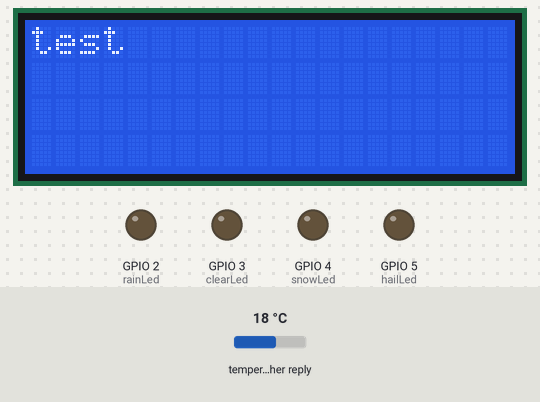
This sketch was run on a simulated ESP8266 (NodeMCU). Shown: 20×4 character LCD, output pins drawn as LEDs (lit = HIGH). The inputs (shaded band) are chosen by the test bench; at power-on: temperature in the weather reply 18 °C. WiFi joins after 1.5 s; servers stay silent unless stated; network time is answered at once with the bench clock; the local clock reads 2024-03-15 10:24:30 at power-on unless the sketch sets it; web services answer with replies made up by the test bench; what the sketch prints to the serial monitor is not drawn.

Above: at 0.1 s.
At 1.78 s:
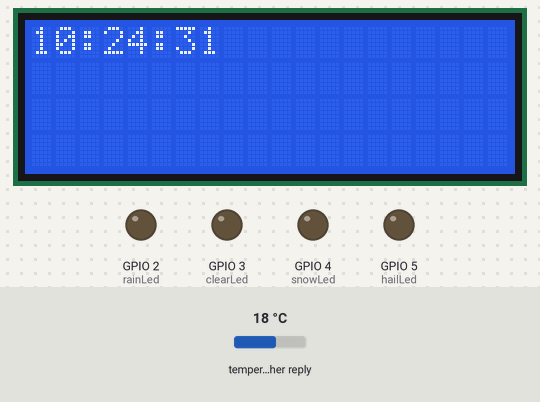
At 4.1 s:
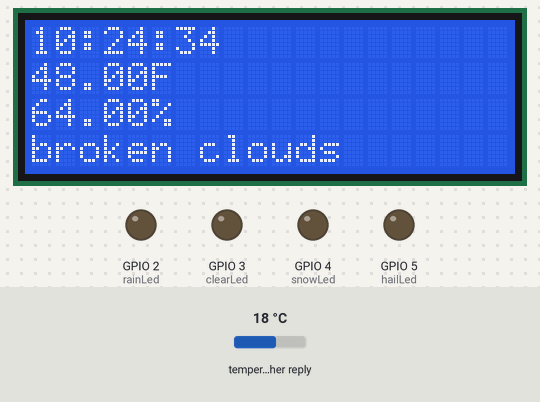
At 12.1 s:
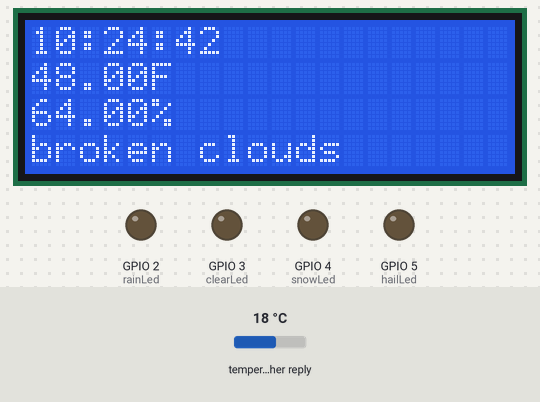
At 20.1 s:
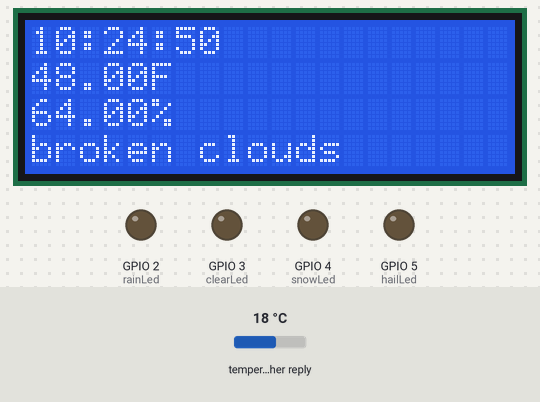
At 36.1 s:
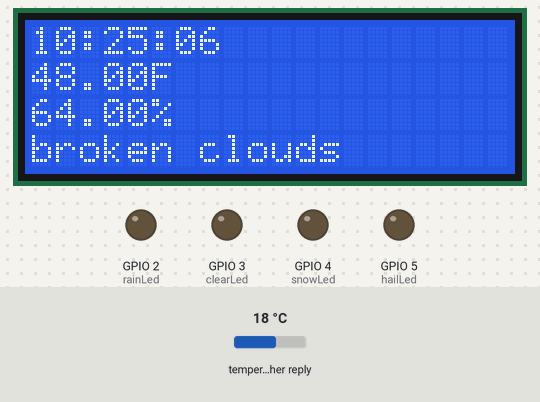

The sketch:

weather_api.ino
```cpp
 /*
  * Author: Emmanuel Odunlade
  * Complete Project Details https://randomnerdtutorials.com
  */

#include <ArduinoJson.h>
#include <ESP8266WiFi.h>
#include <WiFiClient.h>
#include <NTPClient.h>
#include <WiFiUdp.h>
#include <Wire.h>
#include <LiquidCrystal_I2C.h>

LiquidCrystal_I2C lcd(0x27, 20, 4);

const long utcOffsetInSeconds = -28800;

WiFiUDP ntpUDP;
NTPClient timeClient(ntpUDP, "pool.ntp.org", utcOffsetInSeconds);


// Replace with your SSID and password details
char ssid[] = "Lil Wayne's Lil Shack";
char pass[] = "Gl4st0nbury";

WiFiClient client;

// Open Weather Map API server name
const char server[] = "api.openweathermap.org";

// Replace the next line to match your city and 2 letter country code
String nameOfCity = "London,UK";
// How your nameOfCity variable would look like for Lagos on Nigeria
//String nameOfCity = "Lagos,NG";

// Replace the next line with your API Key
String apiKey = "ec06d0c044d2746881fd12b1a90f76f6";

String text;

int jsonend = 0;
boolean startJson = false;
int status = WL_IDLE_STATUS;

int rainLed = 2;  // Indicates rain
int clearLed = 3; // Indicates clear sky or sunny
int snowLed = 4;  // Indicates snow
int hailLed = 5;  // Indicates hail

#define JSON_BUFF_DIMENSION 2500

unsigned long lastConnectionTime = 10 * 60 * 1000;     // last time you connected to the server, in milliseconds
const unsigned long postInterval = 10 * 60 * 1000;  // posting interval of 10 minutes  (10L * 1000L; 10 seconds delay for testing)

float currentTemp;
float currentHumidity;
String currentWeather;

void setup() {


  lcd.init();
  lcd.backlight();
  lcd.setCursor(0, 0);
  lcd.print("test");

  pinMode(clearLed, OUTPUT);
  pinMode(rainLed, OUTPUT);
  pinMode(snowLed, OUTPUT);
  pinMode(hailLed, OUTPUT);
  Serial.begin(115200);

  text.reserve(JSON_BUFF_DIMENSION);

  WiFi.begin(ssid,pass);
  Serial.println("connecting");
  while (WiFi.status() != WL_CONNECTED) {
    delay(500);
    Serial.print(".");
  }
  Serial.println("WiFi Connected");
  printWiFiStatus();
  Serial.println("Request");


  timeClient.begin();
}

void loop() {

  Serial.println("loop");

  timeClient.update();

  lcd.clear();
  lcd.print(timeClient.getFormattedTime());


  //OWM requires 10mins between request intervals
  //check if 10mins has passed then conect again and pull
  if (millis() - lastConnectionTime > postInterval) {
    // note the time that the connection was made:
    lastConnectionTime = millis();
    makehttpRequest();
  }

  lcd.setCursor(0, 1);
  lcd.print(String(currentTemp) + 'F');
  lcd.setCursor(0, 2);
  lcd.print(String(currentHumidity) + '%');
  lcd.setCursor(0, 3);
  lcd.print(currentWeather);

  delay(200);
}

// print Wifi status
void printWiFiStatus() {
  // print the SSID of the network you're attached to:
  Serial.print("SSID: ");
  Serial.println(WiFi.SSID());

  // print your WiFi shield's IP address:
  IPAddress ip = WiFi.localIP();
  Serial.print("IP Address: ");
  Serial.println(ip);

  // print the received signal strength:
  long rssi = WiFi.RSSI();
  Serial.print("signal strength (RSSI):");
  Serial.print(rssi);
  Serial.println(" dBm");
}

// to request data from OWM
void makehttpRequest() {
  // close any connection before send a new request to allow client make connection to server
  client.stop();

  // if there's a successful connection:
  if (client.connect(server, 80)) {


    Serial.println("connecting...");
    // send the HTTP PUT request:
    client.println("GET /data/2.5/forecast?q=" + nameOfCity + "&APPID=" + apiKey + "&mode=json&units=metric&cnt=2 HTTP/1.1");
    client.println("Host: api.openweathermap.org");
    client.println("User-Agent: ArduinoWiFi/1.1");
    client.println("Connection: close");
    client.println();

    unsigned long timeout = millis();
    while (client.available() == 0) {
      if (millis() - timeout > 5000) {
        Serial.println(">>> Client Timeout !");
        client.stop();
        return;
      }
    }

    char c = 0;
    while (client.available()) {
      c = client.read();
      // since json contains equal number of open and close curly brackets, this means we can determine when a json is completely received  by counting
      // the open and close occurences,
      //Serial.print(c);
      if (c == '{') {
        startJson = true;         // set startJson true to indicate json message has started
        jsonend++;
      }
      if (c == '}') {
        jsonend--;
      }
      if (startJson == true) {
        text += c;
      }
      // if jsonend = 0 then we have have received equal number of curly braces
      if (jsonend == 0 && startJson == true) {
        parseJson(text.c_str());  // parse c string text in parseJson function
        text = "";                // clear text string for the next time
        startJson = false;        // set startJson to false to indicate that a new message has not yet started
      }
    }
  }
  else {
    // if no connction was made:
    Serial.println("connection failed");
    return;
  }
}

//to parse json data recieved from OWM
void parseJson(const char * jsonString) {
  //StaticJsonBuffer<4000> jsonBuffer;
  const size_t bufferSize = 2*JSON_ARRAY_SIZE(1) + JSON_ARRAY_SIZE(2) + 4*JSON_OBJECT_SIZE(1) + 3*JSON_OBJECT_SIZE(2) + 3*JSON_OBJECT_SIZE(4) + JSON_OBJECT_SIZE(5) + 2*JSON_OBJECT_SIZE(7) + 2*JSON_OBJECT_SIZE(8) + 720;
  DynamicJsonBuffer jsonBuffer(bufferSize);

  // FIND FIELDS IN JSON TREE
  JsonObject& root = jsonBuffer.parseObject(jsonString);
  if (!root.success()) {
    Serial.println("parseObject() failed");
    return;
  }

  JsonArray& list = root["list"];
  JsonObject& nowT = list[0];
  JsonObject& later = list[1];

  // including temperature and humidity for those who may wish to hack it in

  String city = root["city"]["name"];

  Serial.println(city);

  float tempNow = nowT["main"]["temp"];
  tempNow = (tempNow * (9/5)) + 32;
  float humidityNow = nowT["main"]["humidity"];
  String weatherNow = nowT["weather"][0]["description"];

  currentTemp = tempNow;
  currentHumidity = humidityNow;
  currentWeather = weatherNow;


  Serial.println(tempNow);
  Serial.println(humidityNow);
  Serial.println(weatherNow);

  float tempLater = later["main"]["temp"];
  float humidityLater = later["main"]["humidity"];
  String weatherLater = later["weather"][0]["description"];

  // checking for four main weather possibilities
  diffDataAction(weatherNow, weatherLater, "clear");
  diffDataAction(weatherNow, weatherLater, "rain");
  diffDataAction(weatherNow, weatherLater, "snow");
  diffDataAction(weatherNow, weatherLater, "hail");

  Serial.println();
}

//representing the data
void diffDataAction(String nowT, String later, String weatherType) {
  int indexNow = nowT.indexOf(weatherType);
  int indexLater = later.indexOf(weatherType);
  // if weather type = rain, if the current weather does not contain the weather type and the later message does, send notification
  if (weatherType == "rain") {
    if (indexNow == -1 && indexLater != -1) {
      digitalWrite(rainLed,HIGH);
      digitalWrite(clearLed,LOW);
      digitalWrite(snowLed,LOW);
      digitalWrite(hailLed,LOW);
      Serial.println("Oh no! It is going to " + weatherType + " later! Predicted " + later);
    }
  }
  // for snow
  else if (weatherType == "snow") {
    if (indexNow == -1 && indexLater != -1) {
      digitalWrite(snowLed,HIGH);
      digitalWrite(clearLed,LOW);
      digitalWrite(rainLed,LOW);
      digitalWrite(hailLed,LOW);
      Serial.println("Oh no! It is going to " + weatherType + " later! Predicted " + later);
    }

  }
  // can't remember last time I saw hail anywhere but just in case
  else if (weatherType == "hail") {
   if (indexNow == -1 && indexLater != -1) {
      digitalWrite(hailLed,HIGH);
      digitalWrite(clearLed,LOW);
      digitalWrite(rainLed,LOW);
      digitalWrite(snowLed,LOW);
      Serial.println("Oh no! It is going to " + weatherType + " later! Predicted " + later);
   }

  }
  // for clear sky, if the current weather does not contain the word clear and the later message does, send notification that it will be sunny later
  else {
    if (indexNow == -1 && indexLater != -1) {
      Serial.println("It is going to be sunny later! Predicted " + later);
      digitalWrite(clearLed,HIGH);
      digitalWrite(rainLed,LOW);
      digitalWrite(snowLed,LOW);
      digitalWrite(hailLed,LOW);
    }
  }
}
```

Measured:
- what the display in image 2 shows lasts 1.1 s, from 4.1 s to 5.2 s
